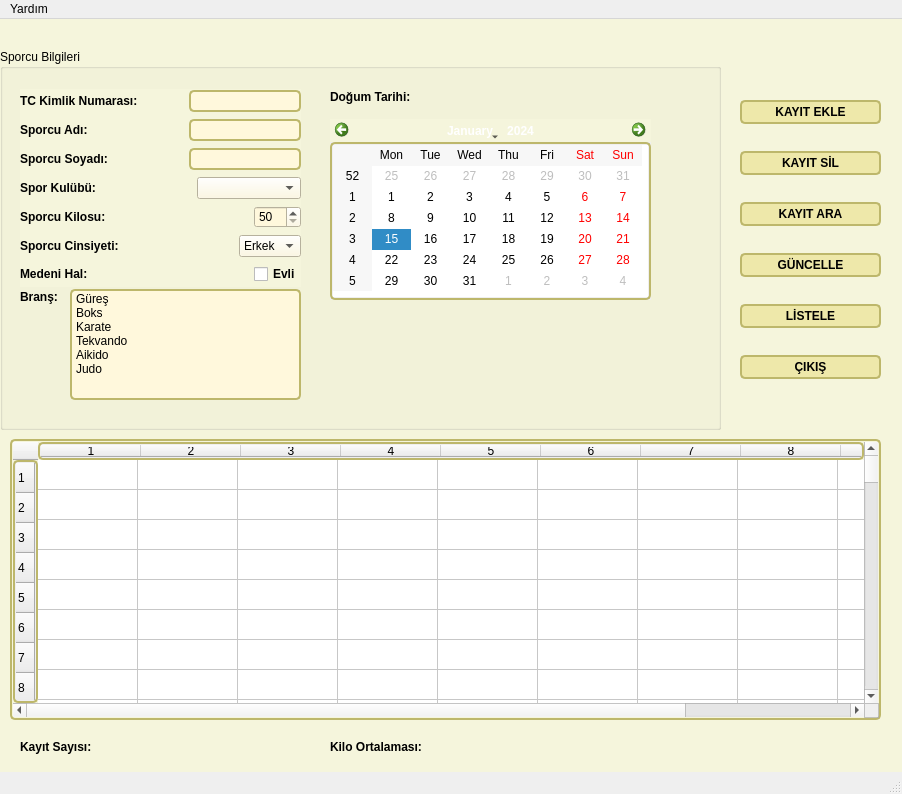
<?xml version="1.0" encoding="UTF-8"?>
<ui version="4.0">
 <class>MainWindow</class>
 <widget class="QMainWindow" name="MainWindow">
  <property name="geometry">
   <rect>
    <x>0</x>
    <y>0</y>
    <width>902</width>
    <height>794</height>
   </rect>
  </property>
  <property name="windowTitle">
   <string>MainWindow</string>
  </property>
  <property name="styleSheet">
   <string notr="true">.QWidget {
   background-color: beige;
}

/* Nice Windows-XP-style password character. */
QLineEdit[echoMode=&quot;2&quot;] {
    lineedit-password-character: 9679;
}

/* We provide a min-width and min-height for push buttons
   so that they look elegant regardless of the width of the text. */
QPushButton {
    background-color: palegoldenrod;
    border-width: 2px;
    border-color: darkkhaki;
    border-style: solid;
    border-radius: 5;
    padding: 3px;
    min-width: 9ex;
    min-height: 2.5ex;
}

QPushButton:hover {
   background-color: khaki;
}

/* Increase the padding, so the text is shifted when the button is
   pressed. */
QPushButton:pressed {
    padding-left: 5px;
    padding-top: 5px;
    background-color: #d0d67c;
}

QLabel, QAbstractButton {
    font: bold;
}

/* Mark mandatory fields with a brownish color. */
.mandatory {
    color: brown;
}

/* Bold text on status bar looks awful. */
QStatusBar QLabel {
   font: normal;
}

QStatusBar::item {
    border-width: 1;
    border-color: darkkhaki;
    border-style: solid;
    border-radius: 2;
}

QComboBox, QLineEdit, QSpinBox, QTextEdit, QListView {
    background-color: cornsilk;
    selection-color: #0a214c; 
    selection-background-color: #C19A6B;
}

QListView {
    show-decoration-selected: 1;
}

QListView::item:hover {
    background-color: wheat;
}

/* We reserve 1 pixel space in padding. When we get the focus,
   we kill the padding and enlarge the border. This makes the items
   glow. */
QLineEdit, QFrame {
    border-width: 2px;
    padding: 1px;
    border-style: solid;
    border-color: darkkhaki;
    border-radius: 5px;
}

/* As mentioned above, eliminate the padding and increase the border. */
QLineEdit:focus, QFrame:focus {
    border-width: 3px;
    padding: 0px;
}

/* A QLabel is a QFrame ... */
QLabel {
    border: none;
    padding: 0;
    background: none;
}

/* A QToolTip is a QLabel ... */
QToolTip {
    border: 2px solid darkkhaki;
    padding: 5px;
    border-radius: 3px;
    opacity: 200;
}

/* Nice to have the background color change when hovered. */
QRadioButton:hover, QCheckBox:hover {
    background-color: wheat;
}

/* Force the dialog's buttons to follow the Windows guidelines. */
QDialogButtonBox {
    button-layout: 0;
}

</string>
  </property>
  <widget class="QWidget" name="centralwidget">
   <widget class="QGroupBox" name="groupBox">
    <property name="geometry">
     <rect>
      <x>0</x>
      <y>30</y>
      <width>721</width>
      <height>381</height>
     </rect>
    </property>
    <property name="title">
     <string>Sporcu Bilgileri</string>
    </property>
    <widget class="QLabel" name="label_9">
     <property name="geometry">
      <rect>
       <x>330</x>
       <y>40</y>
       <width>81</width>
       <height>16</height>
      </rect>
     </property>
     <property name="text">
      <string>Doğum Tarihi:</string>
     </property>
    </widget>
    <widget class="QLabel" name="label_8">
     <property name="geometry">
      <rect>
       <x>20</x>
       <y>240</y>
       <width>81</width>
       <height>16</height>
      </rect>
     </property>
     <property name="text">
      <string>Branş:</string>
     </property>
    </widget>
    <widget class="QListWidget" name="lwBrans">
     <property name="geometry">
      <rect>
       <x>70</x>
       <y>240</y>
       <width>231</width>
       <height>111</height>
      </rect>
     </property>
     <item>
      <property name="text">
       <string>Güreş</string>
      </property>
     </item>
     <item>
      <property name="text">
       <string>Boks</string>
      </property>
     </item>
     <item>
      <property name="text">
       <string>Karate</string>
      </property>
     </item>
     <item>
      <property name="text">
       <string>Tekvando</string>
      </property>
     </item>
     <item>
      <property name="text">
       <string>Aikido</string>
      </property>
     </item>
     <item>
      <property name="text">
       <string>Judo</string>
      </property>
     </item>
    </widget>
    <widget class="QCalendarWidget" name="cwDTarihi">
     <property name="geometry">
      <rect>
       <x>330</x>
       <y>70</y>
       <width>321</width>
       <height>181</height>
      </rect>
     </property>
    </widget>
    <widget class="QWidget" name="layoutWidget">
     <property name="geometry">
      <rect>
       <x>20</x>
       <y>40</y>
       <width>281</width>
       <height>198</height>
      </rect>
     </property>
     <layout class="QVBoxLayout" name="verticalLayout">
      <item>
       <layout class="QHBoxLayout" name="horizontalLayout">
        <item>
         <widget class="QLabel" name="label">
          <property name="text">
           <string>TC Kimlik Numarası:</string>
          </property>
         </widget>
        </item>
        <item>
         <spacer name="horizontalSpacer">
          <property name="orientation">
           <enum>Qt::Horizontal</enum>
          </property>
          <property name="sizeHint" stdset="0">
           <size>
            <width>40</width>
            <height>20</height>
           </size>
          </property>
         </spacer>
        </item>
        <item>
         <widget class="QLineEdit" name="lneTCk">
          <property name="maxLength">
           <number>11</number>
          </property>
         </widget>
        </item>
       </layout>
      </item>
      <item>
       <layout class="QHBoxLayout" name="horizontalLayout_2">
        <item>
         <widget class="QLabel" name="label_2">
          <property name="text">
           <string>Sporcu Adı:</string>
          </property>
         </widget>
        </item>
        <item>
         <spacer name="horizontalSpacer_2">
          <property name="orientation">
           <enum>Qt::Horizontal</enum>
          </property>
          <property name="sizeHint" stdset="0">
           <size>
            <width>40</width>
            <height>20</height>
           </size>
          </property>
         </spacer>
        </item>
        <item>
         <widget class="QLineEdit" name="lneSporcuAdi"/>
        </item>
       </layout>
      </item>
      <item>
       <layout class="QHBoxLayout" name="horizontalLayout_3">
        <item>
         <widget class="QLabel" name="label_3">
          <property name="text">
           <string>Sporcu Soyadı:</string>
          </property>
         </widget>
        </item>
        <item>
         <spacer name="horizontalSpacer_3">
          <property name="orientation">
           <enum>Qt::Horizontal</enum>
          </property>
          <property name="sizeHint" stdset="0">
           <size>
            <width>40</width>
            <height>20</height>
           </size>
          </property>
         </spacer>
        </item>
        <item>
         <widget class="QLineEdit" name="lneSporcuSoyadi"/>
        </item>
       </layout>
      </item>
      <item>
       <layout class="QHBoxLayout" name="horizontalLayout_4">
        <item>
         <widget class="QLabel" name="label_4">
          <property name="text">
           <string>Spor Kulübü:</string>
          </property>
         </widget>
        </item>
        <item>
         <spacer name="horizontalSpacer_4">
          <property name="orientation">
           <enum>Qt::Horizontal</enum>
          </property>
          <property name="sizeHint" stdset="0">
           <size>
            <width>40</width>
            <height>20</height>
           </size>
          </property>
         </spacer>
        </item>
        <item>
         <widget class="QComboBox" name="cmbSporKulubu">
          <property name="currentIndex">
           <number>-1</number>
          </property>
          <item>
           <property name="text">
            <string>Galatasaray</string>
           </property>
          </item>
          <item>
           <property name="text">
            <string>Fenerbahçe</string>
           </property>
          </item>
          <item>
           <property name="text">
            <string>Beşiktaş</string>
           </property>
          </item>
          <item>
           <property name="text">
            <string>Trabzonspor</string>
           </property>
          </item>
          <item>
           <property name="text">
            <string>Eskişehirspor</string>
           </property>
          </item>
          <item>
           <property name="text">
            <string>Bursaspor</string>
           </property>
          </item>
         </widget>
        </item>
       </layout>
      </item>
      <item>
       <layout class="QHBoxLayout" name="horizontalLayout_5">
        <item>
         <widget class="QLabel" name="label_5">
          <property name="text">
           <string>Sporcu Kilosu:</string>
          </property>
         </widget>
        </item>
        <item>
         <spacer name="horizontalSpacer_6">
          <property name="orientation">
           <enum>Qt::Horizontal</enum>
          </property>
          <property name="sizeHint" stdset="0">
           <size>
            <width>40</width>
            <height>20</height>
           </size>
          </property>
         </spacer>
        </item>
        <item>
         <widget class="QSpinBox" name="spnKilo">
          <property name="minimum">
           <number>50</number>
          </property>
          <property name="maximum">
           <number>130</number>
          </property>
         </widget>
        </item>
       </layout>
      </item>
      <item>
       <layout class="QHBoxLayout" name="horizontalLayout_6">
        <item>
         <widget class="QLabel" name="label_6">
          <property name="text">
           <string>Sporcu Cinsiyeti:</string>
          </property>
         </widget>
        </item>
        <item>
         <spacer name="horizontalSpacer_7">
          <property name="orientation">
           <enum>Qt::Horizontal</enum>
          </property>
          <property name="sizeHint" stdset="0">
           <size>
            <width>40</width>
            <height>20</height>
           </size>
          </property>
         </spacer>
        </item>
        <item>
         <widget class="QComboBox" name="cmbCinsiyet">
          <item>
           <property name="text">
            <string>Erkek</string>
           </property>
          </item>
          <item>
           <property name="text">
            <string>Kadın</string>
           </property>
          </item>
         </widget>
        </item>
       </layout>
      </item>
      <item>
       <layout class="QHBoxLayout" name="horizontalLayout_7">
        <item>
         <widget class="QLabel" name="label_7">
          <property name="text">
           <string>Medeni Hal:</string>
          </property>
         </widget>
        </item>
        <item>
         <spacer name="horizontalSpacer_8">
          <property name="orientation">
           <enum>Qt::Horizontal</enum>
          </property>
          <property name="sizeHint" stdset="0">
           <size>
            <width>40</width>
            <height>20</height>
           </size>
          </property>
         </spacer>
        </item>
        <item>
         <widget class="QCheckBox" name="chkMedeniHal">
          <property name="text">
           <string>Evli</string>
          </property>
         </widget>
        </item>
       </layout>
      </item>
     </layout>
    </widget>
   </widget>
   <widget class="QTableWidget" name="tblwSporcuBilgi">
    <property name="geometry">
     <rect>
      <x>10</x>
      <y>420</y>
      <width>871</width>
      <height>281</height>
     </rect>
    </property>
    <property name="rowCount">
     <number>100</number>
    </property>
    <property name="columnCount">
     <number>10</number>
    </property>
    <row/>
    <row/>
    <row/>
    <row/>
    <row/>
    <row/>
    <row/>
    <row/>
    <row/>
    <row/>
    <row/>
    <row/>
    <row/>
    <row/>
    <row/>
    <row/>
    <row/>
    <row/>
    <row/>
    <row/>
    <row/>
    <row/>
    <row/>
    <row/>
    <row/>
    <row/>
    <row/>
    <row/>
    <row/>
    <row/>
    <row/>
    <row/>
    <row/>
    <row/>
    <row/>
    <row/>
    <row/>
    <row/>
    <row/>
    <row/>
    <row/>
    <row/>
    <row/>
    <row/>
    <row/>
    <row/>
    <row/>
    <row/>
    <row/>
    <row/>
    <row/>
    <row/>
    <row/>
    <row/>
    <row/>
    <row/>
    <row/>
    <row/>
    <row/>
    <row/>
    <row/>
    <row/>
    <row/>
    <row/>
    <row/>
    <row/>
    <row/>
    <row/>
    <row/>
    <row/>
    <row/>
    <row/>
    <row/>
    <row/>
    <row/>
    <row/>
    <row/>
    <row/>
    <row/>
    <row/>
    <row/>
    <row/>
    <row/>
    <row/>
    <row/>
    <row/>
    <row/>
    <row/>
    <row/>
    <row/>
    <row/>
    <row/>
    <row/>
    <row/>
    <row/>
    <row/>
    <row/>
    <row/>
    <row/>
    <row/>
    <column/>
    <column/>
    <column/>
    <column/>
    <column/>
    <column/>
    <column/>
    <column/>
    <column/>
    <column/>
   </widget>
   <widget class="QLabel" name="label_10">
    <property name="geometry">
     <rect>
      <x>20</x>
      <y>720</y>
      <width>91</width>
      <height>16</height>
     </rect>
    </property>
    <property name="font">
     <font>
      <weight>75</weight>
      <italic>false</italic>
      <bold>true</bold>
     </font>
    </property>
    <property name="text">
     <string>Kayıt Sayısı:</string>
    </property>
   </widget>
   <widget class="QLabel" name="lblKKayitSayisi">
    <property name="geometry">
     <rect>
      <x>110</x>
      <y>720</y>
      <width>91</width>
      <height>16</height>
     </rect>
    </property>
    <property name="font">
     <font>
      <weight>75</weight>
      <italic>false</italic>
      <bold>true</bold>
     </font>
    </property>
    <property name="text">
     <string/>
    </property>
   </widget>
   <widget class="QWidget" name="layoutWidget">
    <property name="geometry">
     <rect>
      <x>740</x>
      <y>60</y>
      <width>141</width>
      <height>321</height>
     </rect>
    </property>
    <layout class="QVBoxLayout" name="verticalLayout_2">
     <item>
      <widget class="QPushButton" name="btnEkle">
       <property name="text">
        <string>KAYIT EKLE</string>
       </property>
      </widget>
     </item>
     <item>
      <widget class="QPushButton" name="btnSil">
       <property name="text">
        <string>KAYIT SİL</string>
       </property>
      </widget>
     </item>
     <item>
      <widget class="QPushButton" name="btnAra">
       <property name="text">
        <string>KAYIT ARA</string>
       </property>
      </widget>
     </item>
     <item>
      <widget class="QPushButton" name="btnGuncelle">
       <property name="text">
        <string>GÜNCELLE</string>
       </property>
      </widget>
     </item>
     <item>
      <widget class="QPushButton" name="btnListele">
       <property name="text">
        <string>LİSTELE</string>
       </property>
      </widget>
     </item>
     <item>
      <widget class="QPushButton" name="btnCikis">
       <property name="text">
        <string>ÇIKIŞ</string>
       </property>
      </widget>
     </item>
    </layout>
   </widget>
   <widget class="QLabel" name="lblOrtKilo">
    <property name="geometry">
     <rect>
      <x>330</x>
      <y>720</y>
      <width>91</width>
      <height>16</height>
     </rect>
    </property>
    <property name="font">
     <font>
      <weight>75</weight>
      <italic>false</italic>
      <bold>true</bold>
     </font>
    </property>
    <property name="text">
     <string>Kilo Ortalaması:</string>
    </property>
   </widget>
   <widget class="QLabel" name="lblKKayitSayisi_2">
    <property name="geometry">
     <rect>
      <x>400</x>
      <y>720</y>
      <width>91</width>
      <height>16</height>
     </rect>
    </property>
    <property name="font">
     <font>
      <weight>75</weight>
      <italic>false</italic>
      <bold>true</bold>
     </font>
    </property>
    <property name="text">
     <string/>
    </property>
   </widget>
  </widget>
  <widget class="QMenuBar" name="menubar">
   <property name="geometry">
    <rect>
     <x>0</x>
     <y>0</y>
     <width>902</width>
     <height>21</height>
    </rect>
   </property>
   <widget class="QMenu" name="menuYard_m">
    <property name="title">
     <string>Yardım</string>
    </property>
    <addaction name="menHakkinda"/>
   </widget>
   <addaction name="menuYard_m"/>
  </widget>
  <widget class="QStatusBar" name="statusbar"/>
  <action name="menHakkinda">
   <property name="text">
    <string>Hakkında</string>
   </property>
  </action>
 </widget>
 <resources/>
 <connections/>
</ui>
